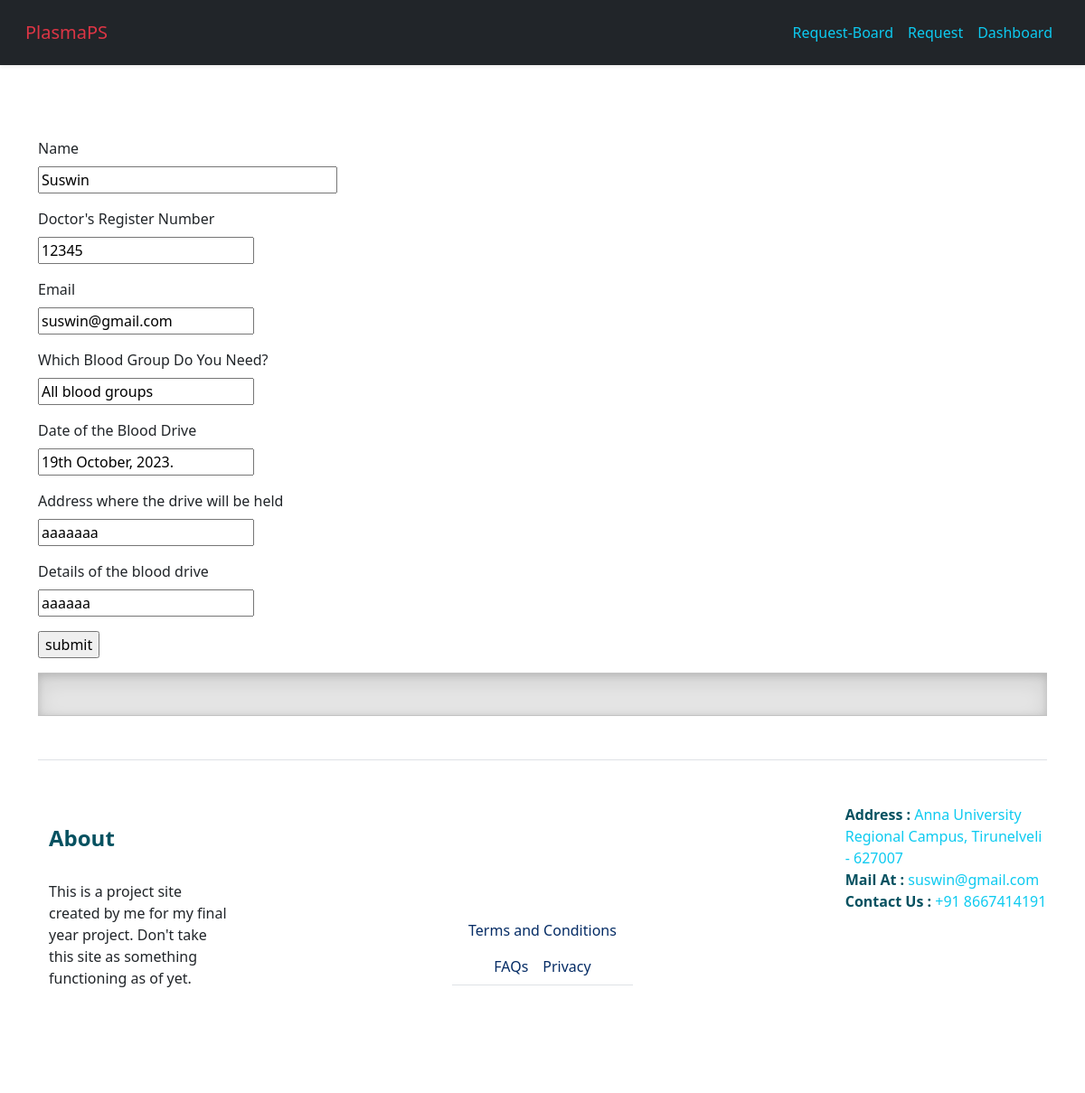
/request-update/2 (signed in), run on the app's committed database.
### website/models.py (models this page shows, shortened)
class Plasma(db.Model, UserMixin):
    id = db.Column(db.Integer, primary_key=True)
    name = db.Column(db.Text, nullable=False)
    email = db.Column(db.String(150), nullable=False)
    reg_no = db.Column(db.Integer, nullable=False)
    blood_group = db.Column(db.Text, nullable=False)
    date_details = db.Column(db.String, nullable=False)
    address = db.Column(db.TEXT(200), nullable=False)
    details = db.Column(db.TEXT(4000), nullable=False)

### website/views.py (the view)
@views.route('/request-update/<int:id>', methods=['GET', 'POST'])
@login_required
def request_update(id):
    form = RequestForm()
    request_to_update = Plasma.query.get_or_404(id)
    if request.method == "POST":
        request_to_update.email = request.form.get('email')
        request_to_update.name = request.form.get('name')
        request_to_update.reg_no = request.form.get('reg_no')
        request_to_update.blood_group = request.form.get('blood_group')
        request_to_update.date_details = request.form.get('date_details')
        request_to_update.address = request.form.get('address')
        request_to_update.details = request.form.get('details')
        try:
            db.session.commit()
            flash("Request Updated Successfully!", category = 'success')
            return redirect('/board')
        except:
            flash("Error! There was a problem updating your profile!", category = 'error')
            return redirect('/board')
    else:
        return render_template("update1.html", form=form, request_to_update=request_to_update, user=current_user)

### website/form.py
class RequestForm(FlaskForm):
    name = StringField("Name", validators=[DataRequired()])
    email = StringField("Email", validators=[DataRequired()])
    reg_no = IntegerField("Doctor's Register Number")
    blood_group = StringField("Which Blood Group Do You Need?", validators=[DataRequired()])
    date_details = StringField("Date of the Blood Drive", validators=[DataRequired()])
    address = StringField("Address where the drive will be held", validators=[DataRequired()])
    details = StringField("Details of the blood drive", validators=[DataRequired()])
    submit = SubmitField("submit")

### website/__init__.py (called while the page is built)
def create_app():
    app = Flask(__name__)
    app.config['SQLALCHEMY_DATABASE_URI'] = f'sqlite:///{DB_NAME}'
    app.config['SECRET_KEY'] = 'SP410 SP410'
    db.init_app(app)
    login_manager = LoginManager()
    login_manager.login_view = 'auth.login'
    login_manager.login_view = 'auth.doc_login'
    login_manager.init_app(app)
    @login_manager.user_loader
    def load_user(id):
        return User.query.get(int(id))
    from .views import views
    from .auth import auth
    app.register_blueprint(views, url_prefix='/')
    app.register_blueprint(auth, url_prefix='/')
    from .models import User
    with app.app_context():
       db.create_all()
    return app

### website/templates/update1.html (shortened to what this page needs)
{% extends "base.html" %} {% block title %}Request Update...{% endblock %}
{% block content %}
<br>
<br>
{% if current_user.email == request_to_update.email %}
<form action="/request-update/{{request_to_update.id}}" method="POST">
        <p>
           {{ form.name.label }} <br>
           {{form.name(size=30, value=request_to_update.name)}}
        </p>
        <p>
           {{ form.reg_no.label }} <br>
           {{form.reg_no( value=request_to_update.reg_no)}}
        </p>
        <p>
           {{ form.email.label }} <br>
           {{form.email( value=request_to_update.email)}}
        </p>
        <p>
           {{ form.blood_group.label }} <br>
           {{form.blood_group(value=request_to_update.blood_group)}}
        </p>
        <p>
           {{ form.date_details.label }} <br>
           {{ form.date_details(value=request_to_update.date_details) }}
        </p>
        <p>
           {{ form.address.label }} <br>
           {{ form.address(value= request_to_update.address) }}
        </p>
        <p>
           {{ form.details.label }} <br>
           {{form.details(value=request_to_update.details)}}</p>
        <p>{{ form.submit() }}</p>
</form>
{% endif %}
{% endblock %}

### website/static/style.css (style rules this page uses)
body { padding-top: 3rem; padding-bottom: 3rem; color: rgb(var(--bs-tertiary-color-rgb)); }

### data on the page
Plasma: name "Suswin", reg_no "12345", email "suswin@gmail.com", blood_group "All blood groups", date_details "19th October, 2023.", address "aaaaaaa", details "aaaaaa"
